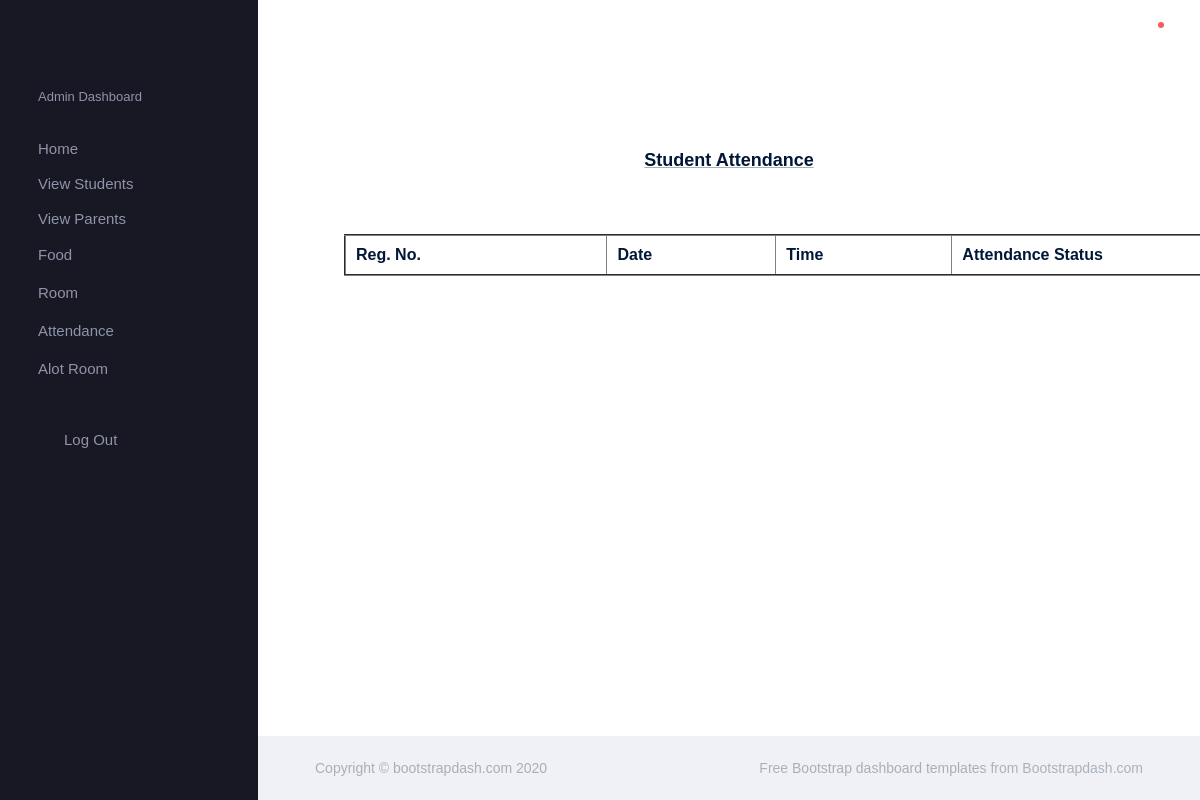
Before: /ViewAttendancePresent with the older database file.
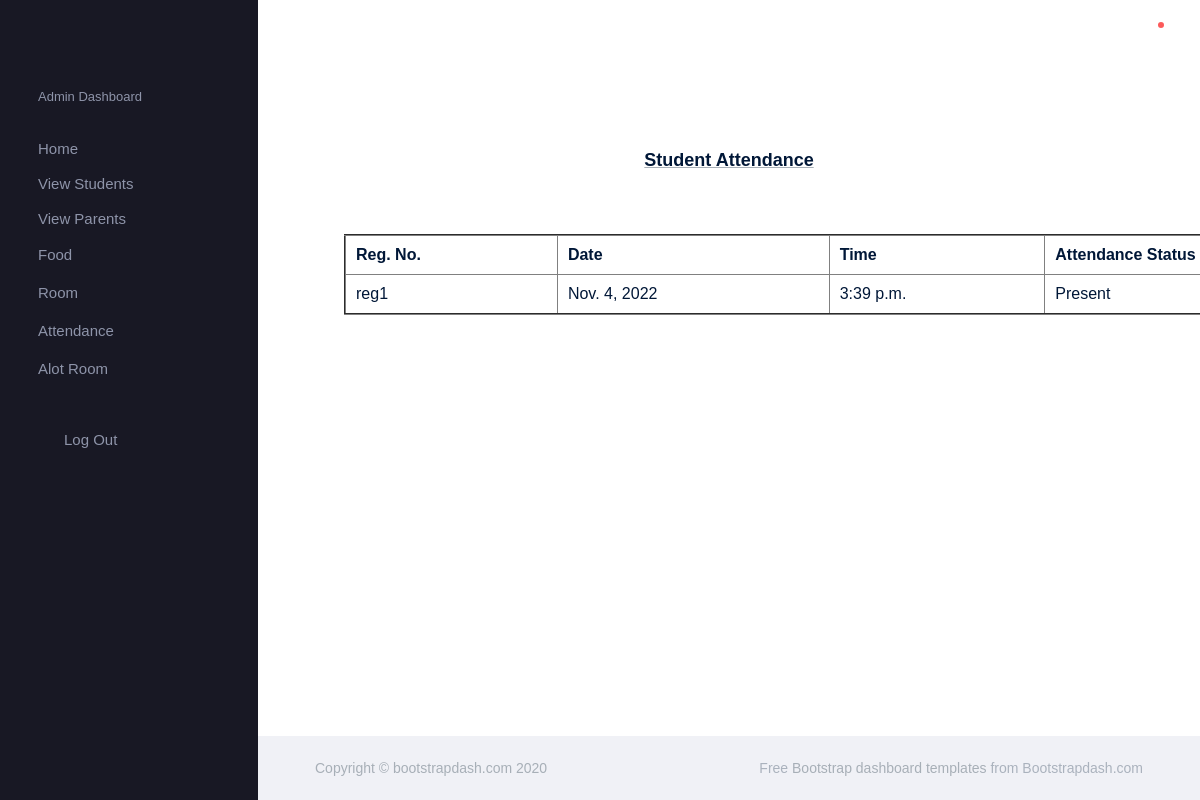
After: the same page with the newer database file.
### Django3App/models.py (models this page shows)
class Attendance(models.Model):
    st = models.ForeignKey(Student, on_delete=models.CASCADE, related_name='attendance')
    date = models.DateField()
    attend = models.CharField(max_length=50)
    time = models.TimeField()

class Student(models.Model):
    user = models.OneToOneField(LoginView, on_delete=models.CASCADE, related_name='student')
    name = models.CharField(max_length=50)
    reg = models.CharField(max_length=50)
    email = models.EmailField()
    ph = models.CharField(max_length=50)
    def __str__(self):
        return "%s" % self.reg

### Django3App/adminViews.py (the view)
# urls.py: path('ViewAttendancePresent', adminViews.ViewAttendancePresent, name='ViewAttendancePresent'),
def ViewAttendancePresent(request):
    atP = Attendance.objects.filter(attend='Present')
    return render(request, 'admin/ViewAttendancePresent.html', {'atP':atP})

### templates/admin/ViewAttendancePresent.html
{% extends 'admin/admin.html' %}
{% block content %}
<div class="col-lg-20 grid-margin stretch-card">
  <div class="card">
    <div class="card-body">
      <u><h2  style="text-align:center" class="card-title">Student Attendance</h2></u>
          <table border="2px" cellpadding="10px" width="1100px">
            <theader>
              <tr>
                <th class="mb-2 text-dark font-weight-bold">Reg. No.</th>
                <th class="mb-2 text-dark font-weight-bold">Date</th>
                <th class="mb-2 text-dark font-weight-bold">Time</th>
                <th class="mb-2 text-dark font-weight-bold">Attendance Status</th>
              </tr>
            </theader><br><br>
            <tbody>
              {% for i in atP %}
              <tr>
                <td class="mb-2 text-dark font-weight-normal">{{i.st}}</td>
                <td class="mb-2 text-dark font-weight-normal">{{i.date}}</td>
                <td class="mb-2 text-dark font-weight-normal">{{i.time}}</td>
                <td class="mb-2 text-dark font-weight-normal">{{i.attend}}</td>
              </tr>
              {% endfor %}
            </tbody>
          </table>
    </div>
  </div>
</div>
{% endblock%}

Changed rows visible on the page:
added Attendance: st "reg1", date "Nov. 4, 2022", time "3:39 p.m.", attend "Present"
